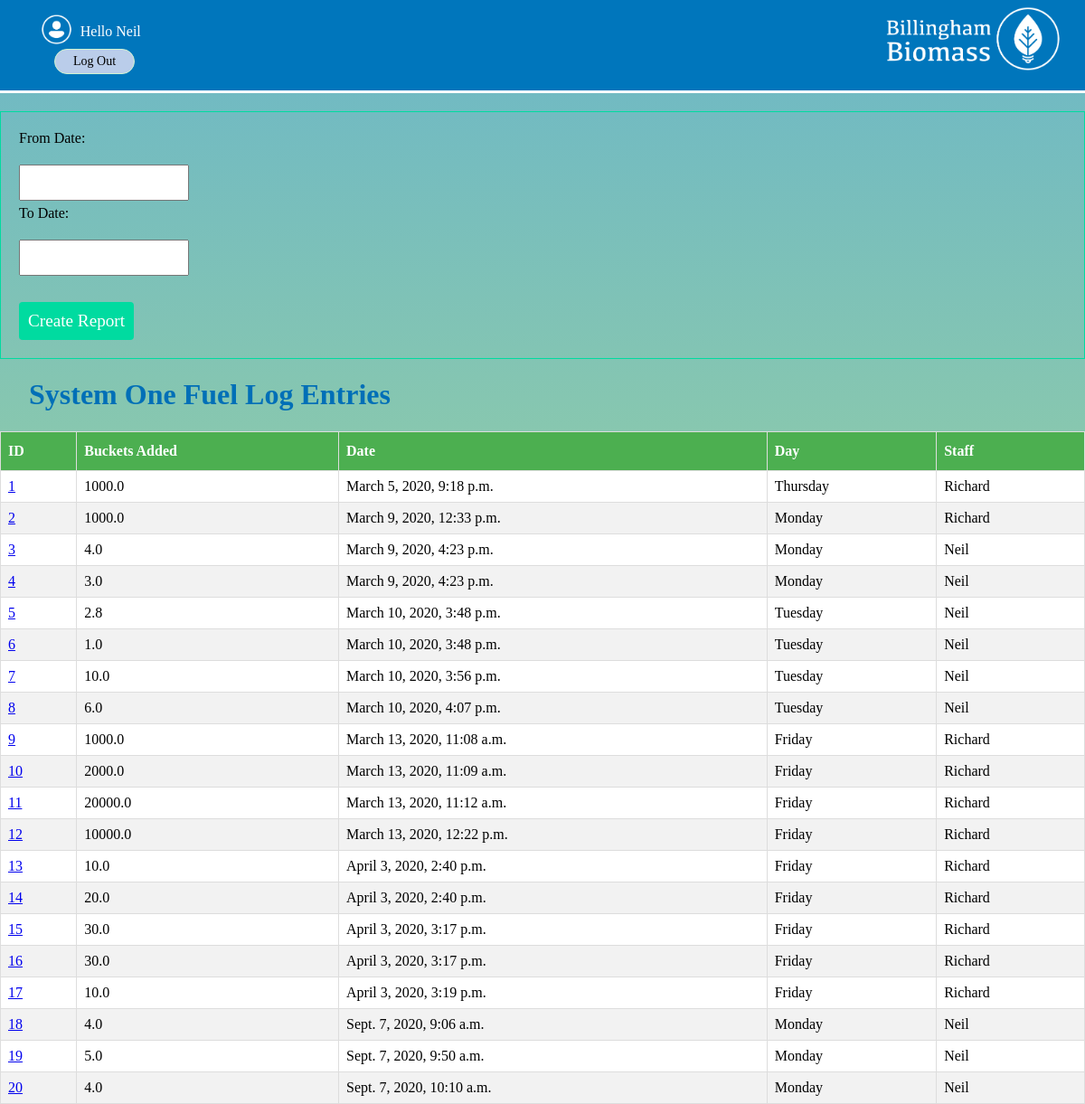
Page /reports/onefuellogreport (signed in) on the earlier database version.
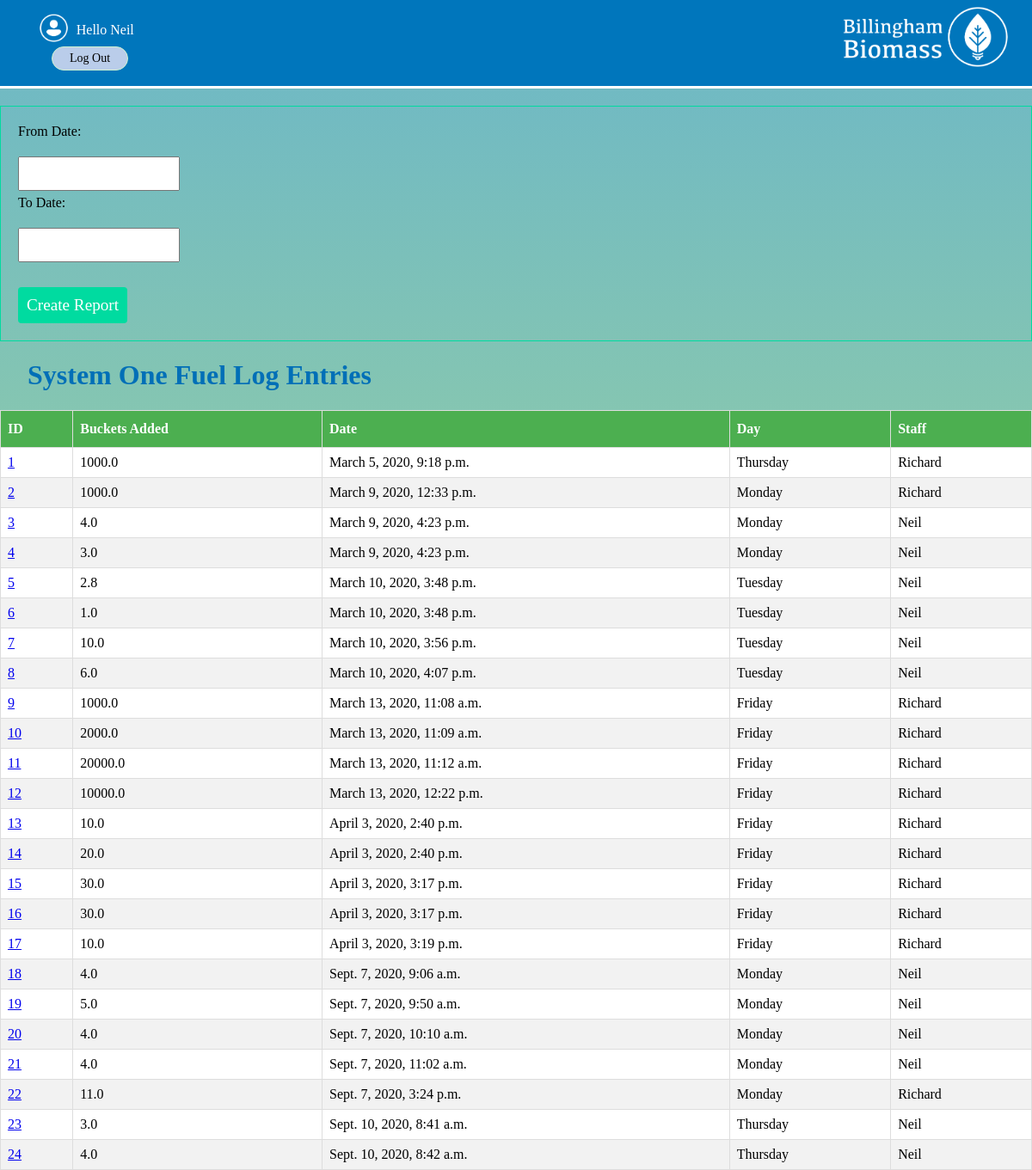
Same page on the later database version.
### systems/models.py (models this page shows, shortened)
class FuelLogSystemOneMod(models.Model):
    products = tuple(productsMod.objects.values_list('id', 'product_type'))
    buckets_added = models.FloatField()
    date = models.DateTimeField(auto_now_add = True)
    day = models.DateField(auto_now_add = True)
    staff = models.ForeignKey(User,on_delete=models.CASCADE)
    thumb = models.ImageField(blank=True,null=True)
    product = models.IntegerField(choices=products,default=0)

### reports/views.py (the view)
# urls.py: path('onefuellogreport',views.systemOneFuelLogReport, name='onefuellogreport'),
@login_required(login_url="/accounts/login/")
def systemOneFuelLogReport(request):
    entriesFuel = FuelLogSystemOneMod.objects.all().order_by('date')
    if request.method == 'POST':
        form = forms.ReportDateForm(request.POST)
        if form.is_valid():
            data = request.POST.copy()
            fromdate = data.get('fromdate')
            todate = data.get('todate')
            fromdate = fromdate.replace('/',' ')
            todate = todate.replace('/',' ')
            fromdate = datetime.strptime(fromdate,'%d %m %Y')
            todate = datetime.strptime(todate,'%d %m %Y')
            entriesFuel = FuelLogSystemOneMod.objects.filter(day__gte=fromdate,day__lte=todate).order_by('date')
            return render(request,'reports/systemonefuellogreport.html',{'form':form,'entriesFuel':entriesFuel})
    else:
        form = forms.ReportDateForm()
    return render(request,'reports/systemonefuellogreport.html',{'form':form,'entriesFuel':entriesFuel})

### reports/forms.py
class ReportDateForm(forms.ModelForm):
    fromdate = forms.DateField(widget=forms.DateInput(format = '%d/%m/%Y'), input_formats=('%d/%m/%Y',))
    todate = forms.DateField(widget=forms.DateInput(format = '%d/%m/%Y'), input_formats=('%d/%m/%Y',))
    def __init__(self, *args, **kwargs):
       super(ReportDateForm, self).__init__(*args, **kwargs)
       self.fields['fromdate'].label = "From Date"
       self.fields['todate'].label = "To Date"
    class Meta:
        model = models.DatesMod
        fields = ['fromdate','todate']

### reports/templates/reports/systemonefuellogreport.html (shortened to what this page needs)
{% extends 'base_layout.html' %}
{% block content %}
  <form class="site-form" action="{%url 'reports:onefuellogreport'%}" method="post">
      {{form}}
    <input type="submit" value="Create Report">
  </form>
<div class="fuelLog">
  <h1>System One Fuel Log Entries</h1>
  <table>
    <thead>
    <th>ID</th>
    <th>Buckets Added</th>
    <th>Date</th>
    <th>Day</th>
    <th>Staff</th>
    </thead>
    <tbody>
  {% for entryFuel in entriesFuel %}
  <tr>
      <td><a href="{% url 'systems:idfuellogsystemone' id=entryFuel.id%}">{{entryFuel.id}}</a></td>
      <td>{{entryFuel.buckets_added}}</td>
      <td>{{entryFuel.date}}</td>
      <td>{{entryFuel.day|date:"l"}}</td>
      <td>{{entryFuel.staff}}</td>
      </tr>
    {% endfor %}
    </tbody>
</div>
{% endblock %}

Differences in the rows shown:
added FuelLogSystemOneMod: id "21", buckets_added "4.0", date "Sept. 7, 2020, 11:02 a.m.", day "Monday", staff "Neil"
added FuelLogSystemOneMod: id "22", buckets_added "11.0", date "Sept. 7, 2020, 3:24 p.m.", day "Monday", staff "Richard"
added FuelLogSystemOneMod: id "23", buckets_added "3.0", date "Sept. 10, 2020, 8:41 a.m.", day "Thursday", staff "Neil"
added FuelLogSystemOneMod: id "24", buckets_added "4.0", date "Sept. 10, 2020, 8:42 a.m.", day "Thursday", staff "Neil"
